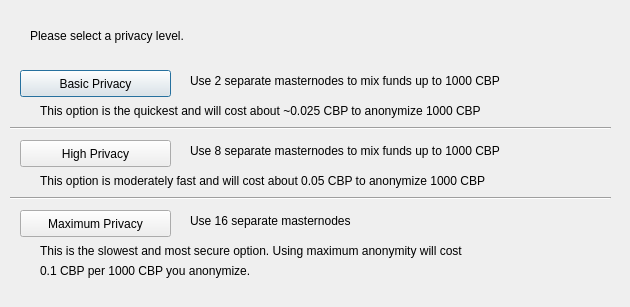
<?xml version="1.0" encoding="UTF-8"?>
<ui version="4.0">
 <class>DarksendConfig</class>
 <widget class="QDialog" name="DarksendConfig">
  <property name="geometry">
   <rect>
    <x>0</x>
    <y>0</y>
    <width>630</width>
    <height>307</height>
   </rect>
  </property>
  <property name="windowTitle">
   <string>Configure Darksend</string>
  </property>
  <widget class="QPushButton" name="buttonBasic">
   <property name="geometry">
    <rect>
     <x>20</x>
     <y>70</y>
     <width>151</width>
     <height>27</height>
    </rect>
   </property>
   <property name="text">
    <string>Basic Privacy</string>
   </property>
  </widget>
  <widget class="QPushButton" name="buttonHigh">
   <property name="geometry">
    <rect>
     <x>20</x>
     <y>140</y>
     <width>151</width>
     <height>27</height>
    </rect>
   </property>
   <property name="text">
    <string>High Privacy</string>
   </property>
  </widget>
  <widget class="QPushButton" name="buttonMax">
   <property name="geometry">
    <rect>
     <x>20</x>
     <y>210</y>
     <width>151</width>
     <height>27</height>
    </rect>
   </property>
   <property name="text">
    <string>Maximum Privacy</string>
   </property>
  </widget>
  <widget class="QLabel" name="label">
   <property name="geometry">
    <rect>
     <x>30</x>
     <y>20</y>
     <width>571</width>
     <height>31</height>
    </rect>
   </property>
   <property name="text">
    <string>Please select a privacy level.</string>
   </property>
  </widget>
  <widget class="QLabel" name="label_2">
   <property name="geometry">
    <rect>
     <x>190</x>
     <y>70</y>
     <width>421</width>
     <height>21</height>
    </rect>
   </property>
   <property name="text">
    <string>Use 2 separate masternodes to mix funds up to 1000 CBP</string>
   </property>
  </widget>
  <widget class="QLabel" name="label_3">
   <property name="geometry">
    <rect>
     <x>190</x>
     <y>140</y>
     <width>411</width>
     <height>21</height>
    </rect>
   </property>
   <property name="text">
    <string>Use 8 separate masternodes to mix funds up to 1000 CBP</string>
   </property>
  </widget>
  <widget class="QLabel" name="label_4">
   <property name="geometry">
    <rect>
     <x>190</x>
     <y>210</y>
     <width>421</width>
     <height>21</height>
    </rect>
   </property>
   <property name="text">
    <string>Use 16 separate masternodes</string>
   </property>
  </widget>
  <widget class="QLabel" name="label_6">
   <property name="geometry">
    <rect>
     <x>40</x>
     <y>100</y>
     <width>561</width>
     <height>21</height>
    </rect>
   </property>
   <property name="text">
    <string>This option is the quickest and will cost about ~0.025 CBP to anonymize 1000 CBP</string>
   </property>
  </widget>
  <widget class="QLabel" name="label_7">
   <property name="geometry">
    <rect>
     <x>40</x>
     <y>170</y>
     <width>561</width>
     <height>21</height>
    </rect>
   </property>
   <property name="text">
    <string>This option is moderately fast and will cost about 0.05 CBP to anonymize 1000 CBP</string>
   </property>
  </widget>
  <widget class="QLabel" name="label_8">
   <property name="geometry">
    <rect>
     <x>40</x>
     <y>240</y>
     <width>561</width>
     <height>21</height>
    </rect>
   </property>
   <property name="text">
    <string>This is the slowest and most secure option. Using maximum anonymity will cost</string>
   </property>
  </widget>
  <widget class="QLabel" name="label_9">
   <property name="geometry">
    <rect>
     <x>40</x>
     <y>260</y>
     <width>561</width>
     <height>21</height>
    </rect>
   </property>
   <property name="text">
    <string>0.1 CBP per 1000 CBP you anonymize.</string>
   </property>
  </widget>
  <widget class="Line" name="line">
   <property name="geometry">
    <rect>
     <x>10</x>
     <y>120</y>
     <width>601</width>
     <height>16</height>
    </rect>
   </property>
   <property name="orientation">
    <enum>Qt::Horizontal</enum>
   </property>
  </widget>
  <widget class="Line" name="line_2">
   <property name="geometry">
    <rect>
     <x>10</x>
     <y>190</y>
     <width>601</width>
     <height>16</height>
    </rect>
   </property>
   <property name="orientation">
    <enum>Qt::Horizontal</enum>
   </property>
  </widget>
 </widget>
 <resources/>
 <connections/>
</ui>
